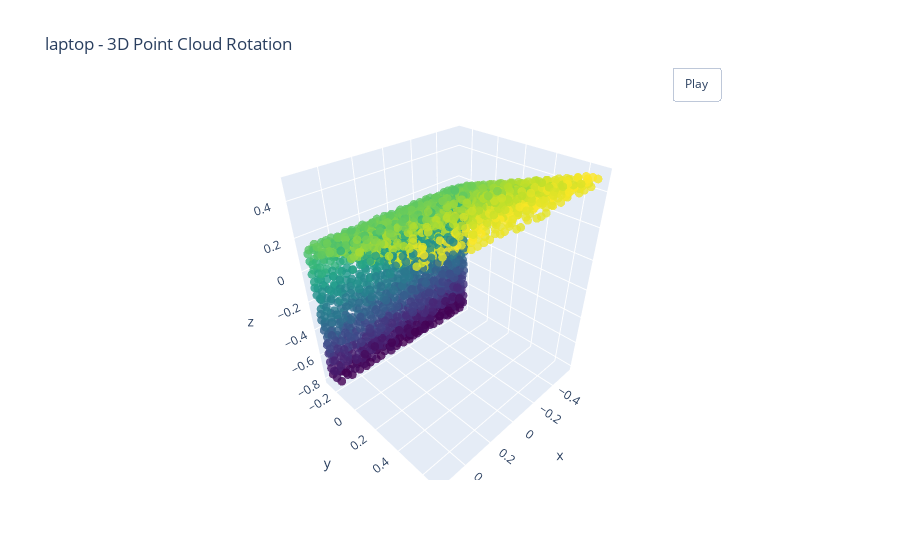

The code cell stored with this chart in its notebook:
### Code cell
vis.visualize_point_cloud(dataset.data, dataset.labels[0], dataset.classes, 0)

### Figure 1 — Plotly figure (JSON) as saved in the notebook; plotly's stock layout.template omitted (floating-point values rounded to 4 significant figures; data arrays with more than 128 entries replaced by an {"elided": "..."} marker saying what was removed)
{"data": [{"marker": {"color": {"elided": "2048 float values"}, "colorscale": [[0, "#440154"], [0.1111, "#482878"], [0.2222, "#3e4989"], [0.3333, "#31688e"], [0.4444, "#26828e"], [0.5556, "#1f9e89"], [0.6667, "#35b779"], [0.7778, "#6ece58"], [0.8889, "#b5de2b"], [1, "#fde725"]], "opacity": 0.8, "size": 3}, "mode": "markers", "type": "scatter3d", "x": {"elided": "2048 float values"}, "y": {"elided": "2048 float values"}, "z": {"elided": "2048 float values"}}], "layout": {"title": {"text": "laptop - 3D Point Cloud Rotation"}, "updatemenus": [{"buttons": [{"args": [null, {"frame": {"duration": 50, "redraw": true}, "fromcurrent": true, "mode": "immediate", "transition": {"duration": 0}}], "label": "Play", "method": "animate"}], "pad": {"r": 10, "t": 45}, "showactive": false, "type": "buttons", "x": 0.8, "xanchor": "left", "y": 1, "yanchor": "bottom"}]}}
